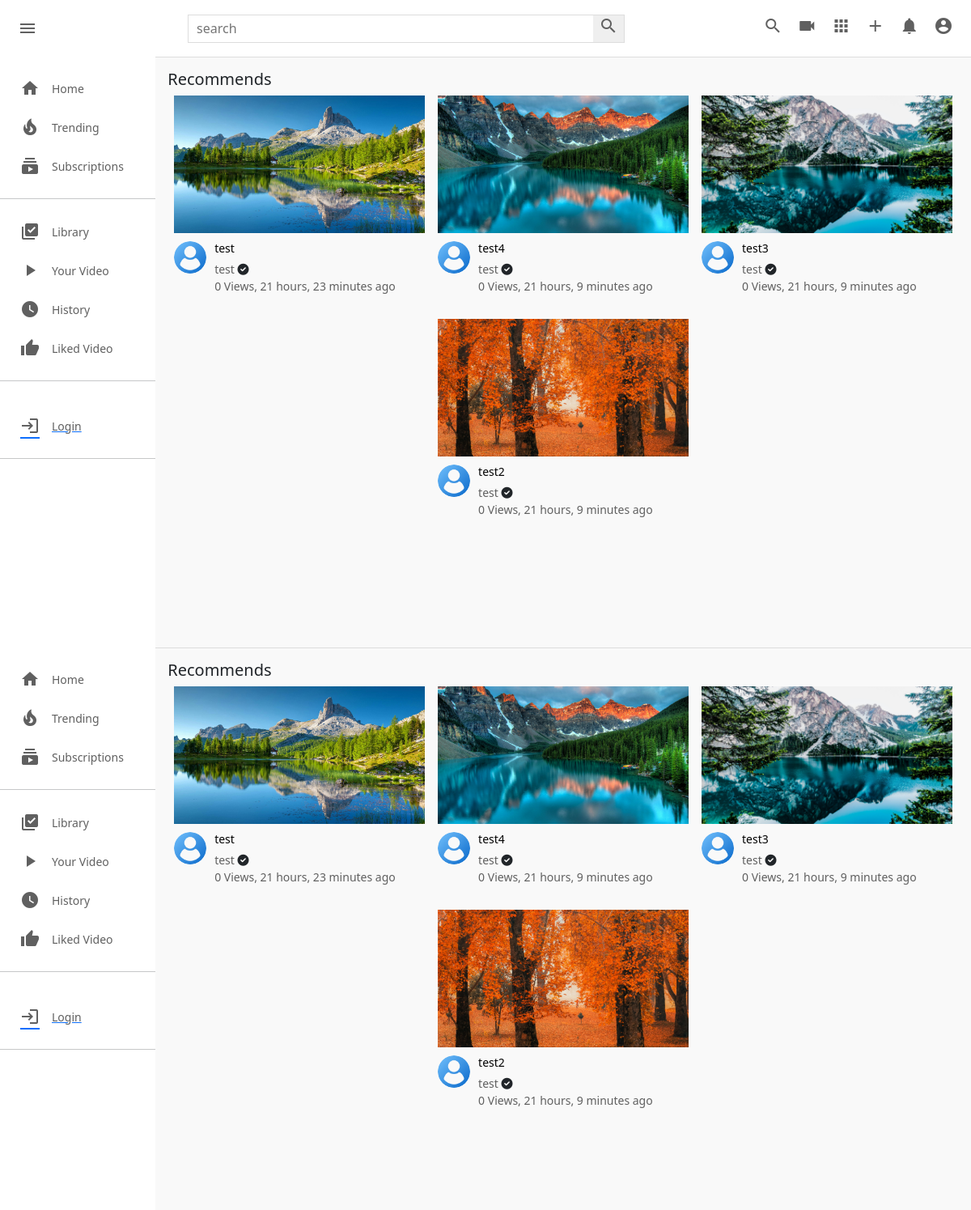
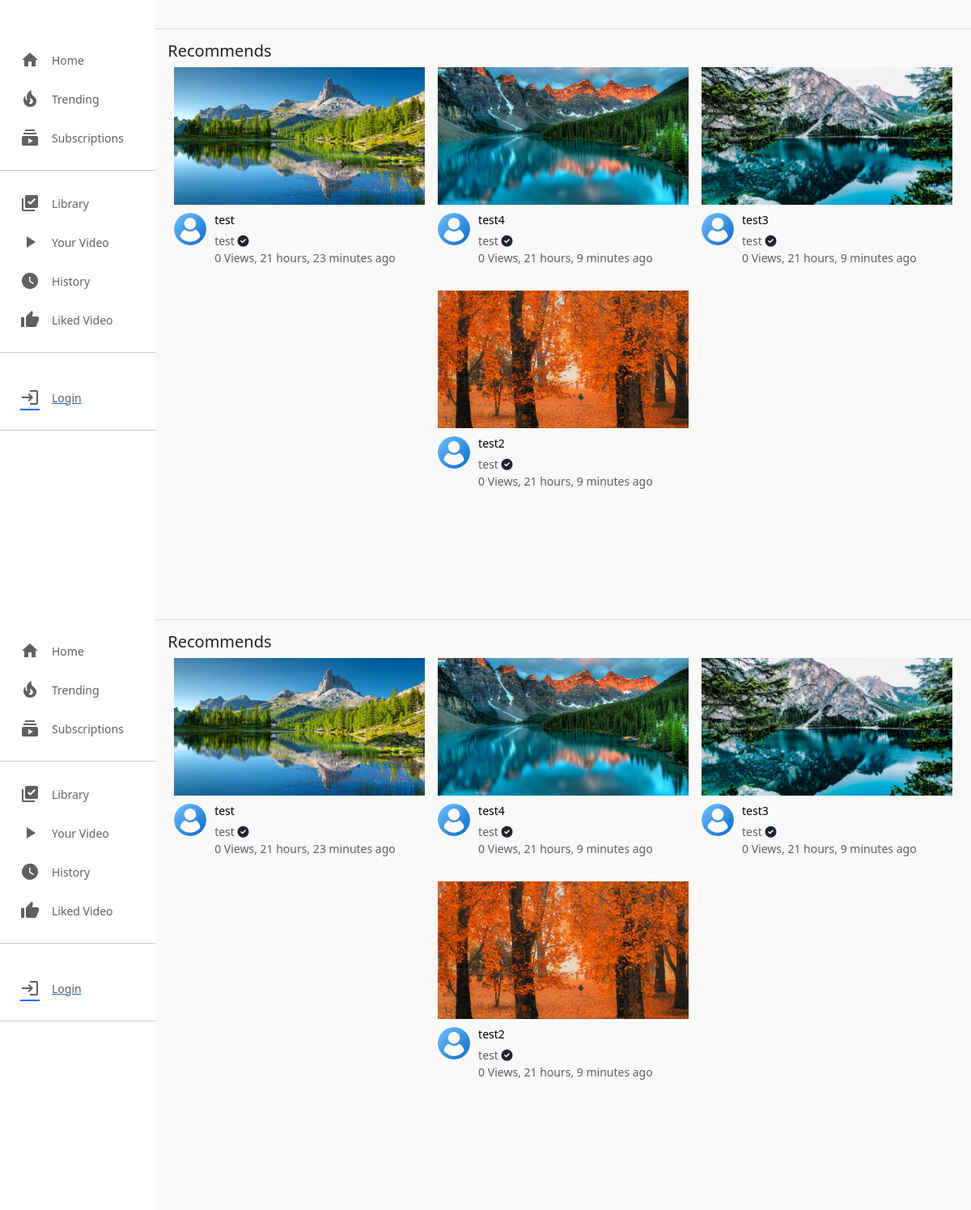
The app's page /, older data (2 pictures, top to bottom).
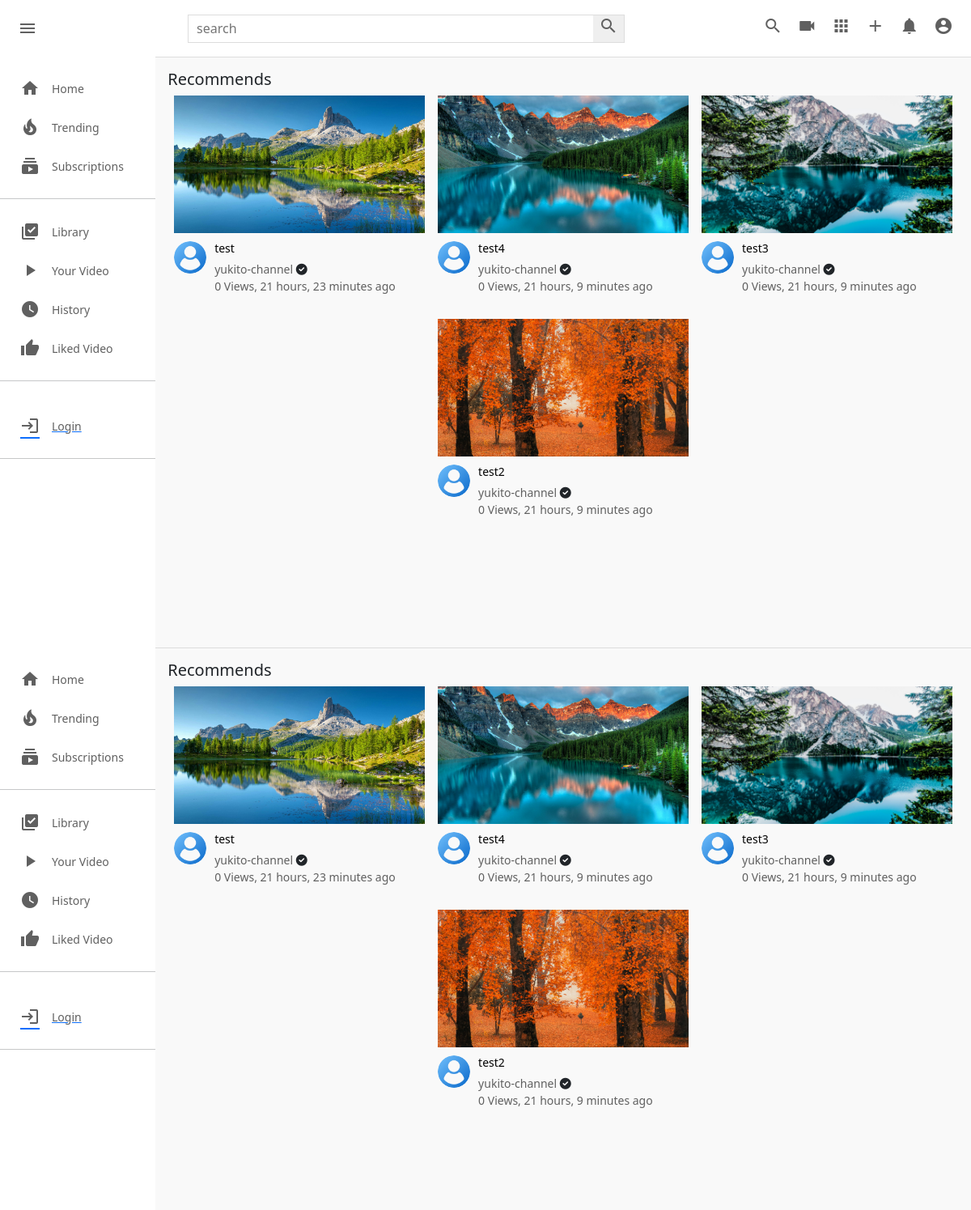
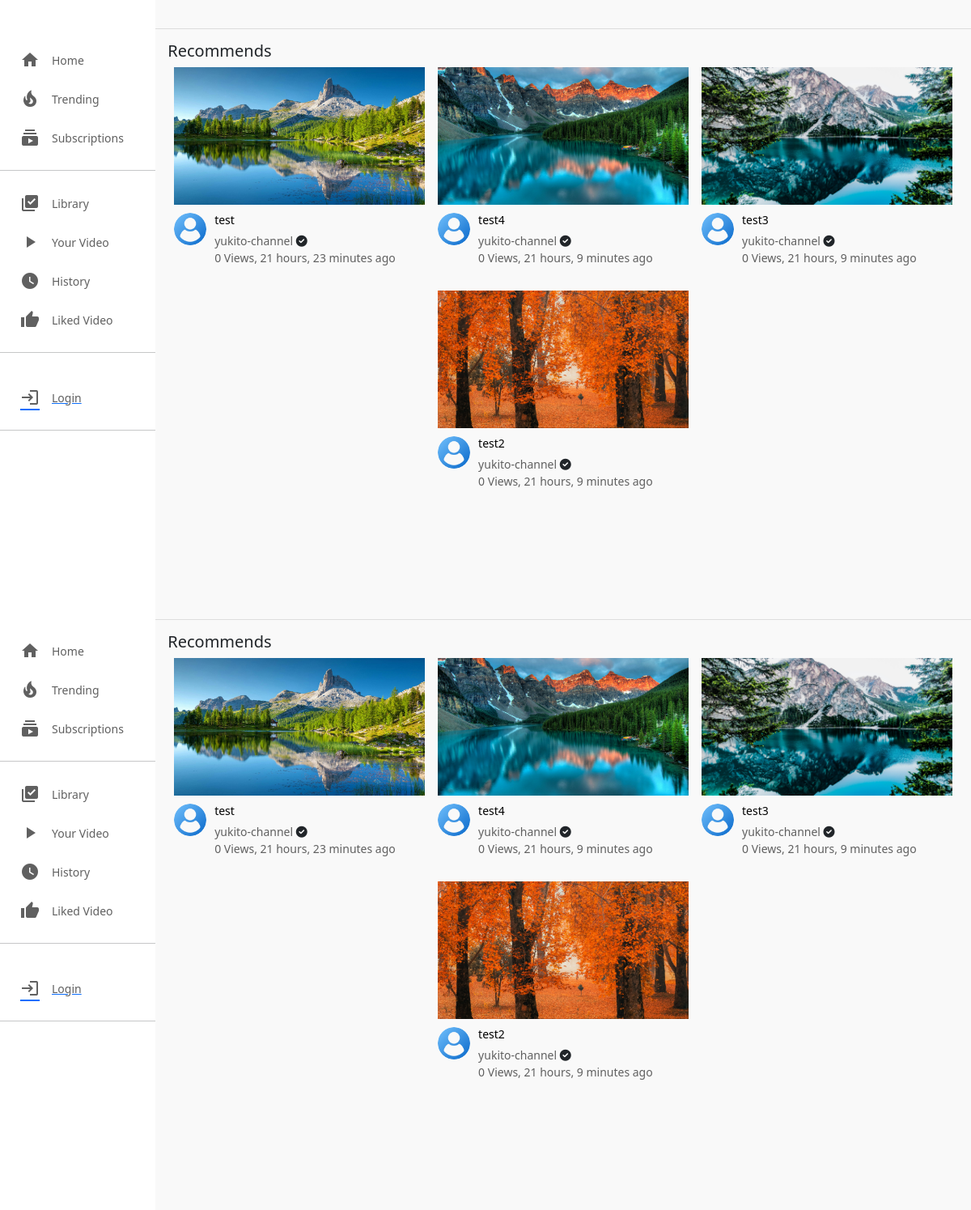
The same page, newer data (2 pictures, top to bottom).
### core/models.py (models this page shows, shortened)
class Video(models.Model):
    video=models.FileField(upload_to=user_derectory_path)
    image=models.ImageField(upload_to=user_derectory_path,null=True,blank=True)
    title=models.CharField(max_length=100)
    description=models.TextField(max_length=2000,null=True,blank=True)
    tags=TaggableManager()
    date=models.DateTimeField(auto_now_add=True)
    visibility=models.CharField(choices=VISIBILITY,max_length=100,default='public')
    user=models.ForeignKey(User,on_delete=models.SET_NULL,null=True)
    views=models.PositiveIntegerField(default=0)
    likes=models.ManyToManyField(User,blank=True,related_name='likes')
    featured=models.BooleanField(default=False)

### userauths/models.py (models this page shows, shortened)
class User(AbstractUser):
    username=models.CharField(max_length=100)
    email=models.EmailField(unique=True,null=True)
    USERNAME_FIELD='email'
    REQUIRED_FIELDS=['username']

### channel/models.py (models this page shows, shortened)
class Channel(models.Model):
    channel_art=models.ImageField(upload_to=user_derectory_path,default='images/channel-art.jpgpython')
    image=models.ImageField(upload_to=user_derectory_path,default='images/user-image.png')
    full_name=models.CharField(max_length=100)
    channel_name=models.CharField(max_length=100)
    description=models.TextField(null=True,blank=True)
    keyword=TaggableManager
    date=models.DateTimeField(auto_now_add=True)
    status=models.CharField(choices=STATUS,max_length=100,default='Active')
    user=models.OneToOneField(User,on_delete=models.SET_NULL,null=True,blank=True)
    subscibers=models.ManyToManyField(User,related_name="user_subs")
    verified=models.BooleanField(default=False)
    total_view=models.PositiveIntegerField(default=0)
    business_email=models.EmailField(null=True,blank=True)
    make_business_email_public=models.BooleanField(default=False)
    business_location=models.CharField(null=True,blank=True,max_length=100)
    make_business_location_public=models.BooleanField(default=False)
    website=models.URLField(default='https://www.udemy.com/home')
    instagram=models.URLField(default='https://www.udemy.com/home')
    facebook=models.URLField(default='https://www.udemy.com/home')
    twitter=models.URLField(default='https://www.udemy.com/home')

### core/views.py (the view)
# urls.py: path('',views.index,name='index'),
def index(req):
    videos = Video.objects.all()
    context = {
        'videos': videos,
    }
    return render(req,'index.html',context)

### templates/index.html (shortened to what this page needs)
{% extends 'base.html' %}
{% load static %}
{% block style %}
<link rel="stylesheet" href="{% static 'css/style.css' %}" type="text/css">
{% endblock style %}
{% block content %}
    {% for v in videos %}
        {% include 'partials/alert.html' %}
        <div class="mainBody">
            {% include 'partials/sidebar.html' %}
            <div class="videos">
                <div class="drop-down-container">
                    <h1 style="font-size: 20px;">Recommends</h1>
                </div>
                <div class="video-container">
                    {% for v in videos %}
                    <div class="video">
                            <div class="video-thumbnail">
                                <a href=""><img src="{{v.image.url}}" alt=""></a>
                            </div>
                            <div class="video-details">
                                <div class="author">
                                    <a href="">
                                        <img src="{{v.user.channel.image.url}}" alt="">
                                    </a>
                                </div>
                                <div class="title">
                                    <a href="{% url 'video-detail' v.id %}">
                                        <h3>{{v.title|truncatechars:34}}</h3>
                                    </a>
                                    <a href="">
                                        <small>
                                            <a href="">
                                                {{v.user.channel.channel_name}}
                                            </a>
                                            <i class="fas fa-check-circle"></i>
                                        </small>
                                    </a>
                                    <span>{{v.views}} Views, {{v.date|timesince}} ago</span>
                                </div>
                            </div>
                    </div>
                    {% endfor %}
                </div>
            </div>
        </div>
    {% endfor %}
{% endblock content %}

### templates/base.html (shortened to what this page needs)
{% load static %}
<!DOCTYPE html>
<html lang="en">
<head>
    {% block style %}
    {% endblock style %}
    <link rel="stylesheet" href="https://use.fontawesome.com/releases/v6.0.0/css/all.css" />
</head>
<body>
    <div class="header">
        <div class="header-left">
            <i id="menu" class="material-icons">menu</i>
            <a href="{% url 'index' %}">
            </a>
        </div>
        <div class="header-search">
            <form action="" method="GET">
                <input type="text" placeholder="search" name="q">
                <button><i class="material-icons">search</i></button>
            </form>
        </div>
        <div class="header-icons">
            <i class="material-icons display-this">search</i>
            <a href=""><i class="material-icons ">videocam</i></a>
            <i class="material-icons display-this">apps</i>
            {% if request.user.is_authenticated %}
            <a href=""><i class="material-icons">add</i></a>
            {% else %}
            <a href=""><i class="material-icons">add</i></a>
            {% endif %}
            <i class="material-icons display-this">notifications</i>
            {% if request.user.is_authenticated %}
            <a href=""><i id="drop-down" class="material-icons display-this">account_circle</i></a>
            {% else %}
            <a href=""><i id="drop-down" class="material-icons display-this">account_circle</i></a>
            {% endif %}
        </div>
    </div>
    {% block content %}
    {% endblock content %}
</body>
</html>

### templates/partials/alert.html (shortened to what this page needs)
<link href="https://cdn.jsdelivr.net/npm/bootstrap@5.3.3/dist/css/bootstrap.min.css" rel="stylesheet">

### templates/partials/sidebar.html (shortened to what this page needs)
<div class="sidebar">
    <div class="sidebar-categories">
        <div class="sidebar-category">
            <i class="material-icons">home</i>
            <span>Home</span>
        </div>
        <div class="sidebar-category">
            <i class="material-icons">local_fire_department</i>
            <span>Trending</span>
        </div>
        <div class="sidebar-category">
            <i class="material-icons">subscriptions</i>
            <span>Subscriptions</span>
        </div>
        <hr>
        <div class="sidebar-category">
            <i class="material-icons">library_add_check</i>
            <span>Library</span>
        </div>
        <div class="sidebar-category">
            <i class="material-icons">play_arrow</i>
            <span>Your Video</span>
        </div>
        <div class="sidebar-category">
            <i class="material-icons">watch_later</i>
            <span>History</span>
        </div>
        <div class="sidebar-category">
            <i class="material-icons">thumb_up</i>
            <span>Liked Video</span>
        </div>
        <hr>
    </div>
    <div class="sidebar-categories">
        {% if not request.user.is_authenticated %}
        <a href="{% url 'sign-in' %}">
            <div class="sidebar-category">
                <i class="material-icons">login</i>
                <span>Login</span>
            </div>
        </a>
        {% endif %}
    </div>
    <hr>
</div>

### static/css/style.css (style rules this page uses)
* { margin: 0; padding: 0; box-sizing: border-box; }
body { font-family: 'Roboto','sans-serif'; }
.material-icons { color: rgb(96, 96, 96); }
.header { display: flex; justify-content: space-between; align-items: center; height: 70px; padding: 15px; }
.header-left { display: flex; align-items: center; }
.header i { padding: 0 7px; cursor: pointer; }
.header-search form { border: 1px solid #ddd; height: 35px; margin: 0; padding: 0; display: flex; }
.header-search input { width: 500px; padding: 10px; margin: 0; border-radius: 0; border: none; height: 100%; }
.header-search button { padding: 0; margin: 0; height: 100%; border: none; border-radius: 0; }
.mainBody { height: calc(100vh - 70px); display: flex; overflow: hidden; }
.sidebar { height: 100%; width: 230px; background-color: white; overflow-y: scroll; }
.sidebar-categories { width: 100%; display: flex; flex-direction: column; margin-bottom: 15px; margin-top: 15px; }
.sidebar-category { display: flex; align-items: center; padding: 12px 25px; }
.sidebar-category span { margin-left: 15px; }
hr { height: 1px; background-color: #e5e5e5; border: none; }
.videos { background-color: #f9f9f9; width: 100%; height: 100%; padding: 15px 15px; border-top: 1px solid #ddd; overflow-y: scroll; }
.video-container { display: flex; flex-direction: row; justify-content: space-around; flex-wrap: wrap; }
.video { width: 310px; margin-bottom: 30px; }
.video-thumbnail { width: 100%; height: 170px; }
.video-thumbnail img { object-fit: cover; height: 100%; width: 100%; }
.author img { object-fit: cover; border-radius: 50%; height: 40px; width: 40px; margin-right: 10px; }
.video-details { display: flex; margin-top: 10px; }
.title { display: flex; flex-direction: column; }
.title h3 { color: rgb(3, 3, 3); line-height: 18px; font-size: 14px; margin-bottom: 6px; }
.title a, span { text-decoration: none; color: rgb(96, 96, 96); font-size: 14px; }
h1 { font-size: 20px; margin-bottom: 10px; color: rgb(3, 3, 3); }
.drop-down-container { display: flex; align-items: center; justify-content: space-between; }

### templates/index.html (style rules this page uses)
a { color: black; }

Row changes from the older to the newer data that the page shows:
changed through a linked row, Video "test": user.channel.channel_name "test" → "yukito-channel"
changed through a linked row, Video "test4": user.channel.channel_name "test" → "yukito-channel"
changed through a linked row, Video "test3": user.channel.channel_name "test" → "yukito-channel"
changed through a linked row, Video "test2": user.channel.channel_name "test" → "yukito-channel"
